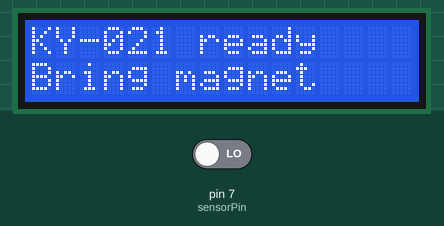
Bench run of a program on a simulated Arduino Uno, built with avr-gcc and run on an emulated ATmega328P. Parts: 16×2 character LCD. The inputs (shaded band) are chosen by the test bench; at power-on: pin 7 (sensorPin) LOW. What the program prints to the serial monitor is not drawn.

Above: at 1.2 s.
1.3 s: pin 7 (sensorPin) driven HIGH
At 2.5 s:
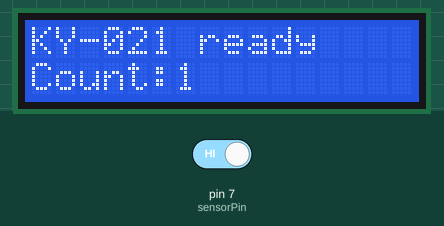
2.8 s: pin 7 (sensorPin) driven LOW
At 4.0 s:
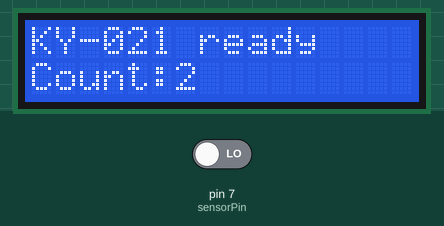
4.3 s: pin 7 (sensorPin) driven HIGH
At 5.2 s:
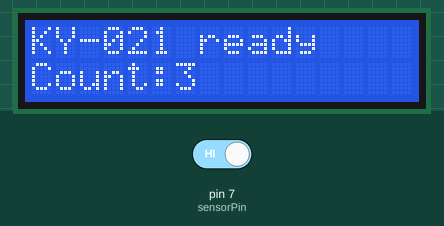
Timing chart, 0 to 7.3 s (numbered marks = the images above; inputs shaded):
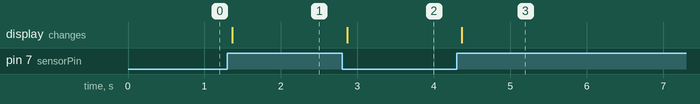

Measured:
- after the input at 1.3 s, the display: changes after 0.06 s (image 1)
- after the input at 2.8 s, the display: changes after 0.07 s (image 2)
- after the input at 4.3 s, the display: changes after 0.07 s (image 3)

The program:

main.cpp
```cpp
#include <Arduino.h>
#include <Wire.h>
#include <LiquidCrystal_I2C.h>

// KY-021 (Reed Switch)
// Wiring: S -> D7 (Arduino Uno)
static const int sensorPin = 7;


// LCD 16x2 แบบ I2C (ตาม design.md)
static const uint8_t lcdAddr = 0x27;

LiquidCrystal_I2C lcd(lcdAddr, 16, 2);

void setup() {
  Serial.begin(115200);

  Wire.begin();

  pinMode(sensorPin, INPUT);

  lcd.init();
  lcd.backlight();

  lcd.clear();
  lcd.setCursor(0, 0);
  lcd.print("KY-021 ready");
  lcd.setCursor(0, 1);
  lcd.print("Bring magnet");

  Serial.println(F("=== KY-021 + I2C LCD 16x2 ==="));
}

static const char* magnetStatusFromValue(int v) {
  // ตีความตามหลักทั่วไป: HIGH = Magnet detected
  return (v == HIGH) ? "Magnet" : "NoMag";
}

void loop() {
  // Debounce (กันสัญญาณ reed switch เด้ง/สั่น)
  const unsigned long debounceMs = 50; // ตามต้นแบบ 30–50ms

  static int lastRaw = LOW;
  static int stableState = LOW;
  static unsigned long lastChangeMs = 0;

  // event counter (นับจำนวนครั้งที่สถานะเปลี่ยนจริง)
  static unsigned long eventCount = 0;

  const int raw = digitalRead(sensorPin);

  if (raw != lastRaw) {
    lastRaw = raw;
    lastChangeMs = millis();
  }

  // ยอมรับว่า state เสถียรเมื่อ raw คงที่พอ
  if ((millis() - lastChangeMs) >= debounceMs && raw != stableState) {
    stableState = raw;
    eventCount++;

    // Serial monitor: แสดงสถานะเป็น ON/OFF (ตามโจทย์)

    // Serial: แสดงสถานะเป็น ON/OFF (ตามโจทย์)
    const bool magnetDetected = (stableState == HIGH);
    Serial.print(F("Magnet="));
    Serial.print(magnetDetected ? F("ON") : F("OFF"));
    Serial.print(F(" raw="));
    Serial.print(raw);
    Serial.print(F(" stable="));
    Serial.print(stableState);
    Serial.print(F(" | events="));
    Serial.println(eventCount);


    // LCD 16x2 (อัปเดตเฉพาะตอนสถานะเปลี่ยน)
    // ตามที่กำหนด: ไม่แสดงสถานะ ON/OFF บนจอ LCD
    // แสดงเฉพาะ Count

    lcd.setCursor(0, 1);
    lcd.print(F("Count:"));

    // ช่องว่าง/ตัวเลขให้เต็ม 16 ตัวอักษร
    // Count: + space 6 ตำแหน่ง -> รวมให้ครบ 16 ด้วย padding
    unsigned long n = eventCount;
    // ลบข้อความเก่าให้หมดก่อนพิมพ์ตัวเลข
    lcd.print(F("      ")); // 6 ช่องว่าง
    lcd.setCursor(6, 1);
    lcd.print(n);
  }

  delay(5);
}
```
